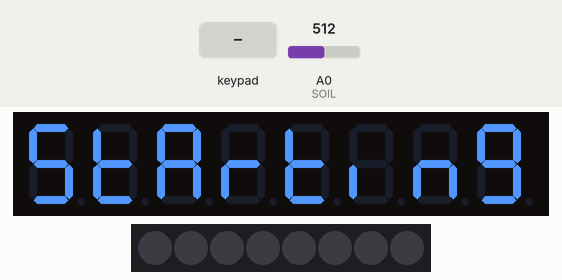
The sketch below on a simulated Arduino Uno, built with avr-gcc and run on an emulated ATmega328P. Parts: 8-digit seven-segment display, 8 RGB LEDs in strip order, left to right. The inputs (shaded band) are chosen by the test bench; at power-on: A0 (SOIL) = 512.

Above: at 2.4 s.
2.5 s: keypad keys 2 5 pressed 0.4 s apart
At 3.8 s:
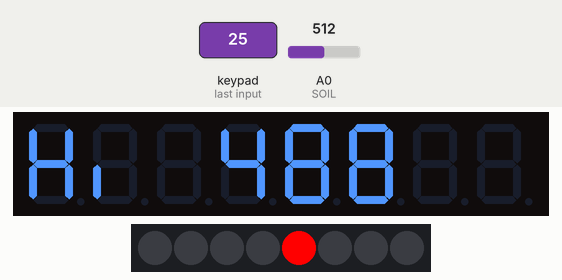
4.8 s: key '4' pressed
At 6.0 s:
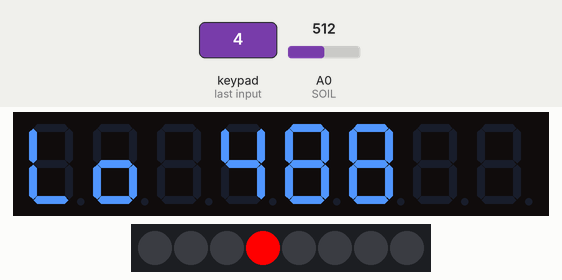
6.3 s: A0 (SOIL) set to 983
At 7.6 s:
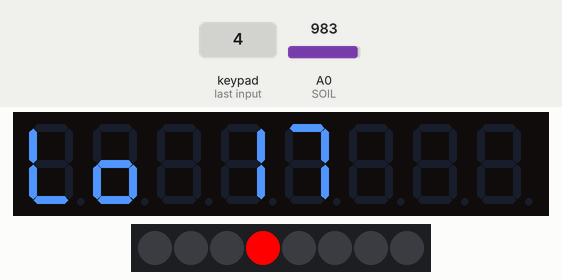
7.9 s: A0 (SOIL) set to 1011
At 9.2 s:
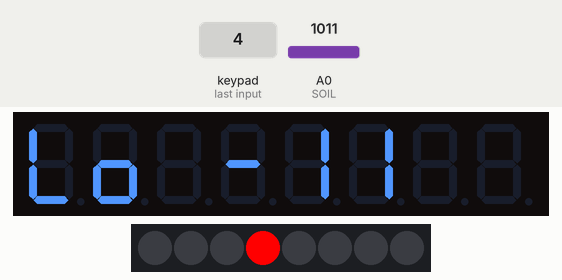
9.5 s: key '1' pressed
At 10.2 s:
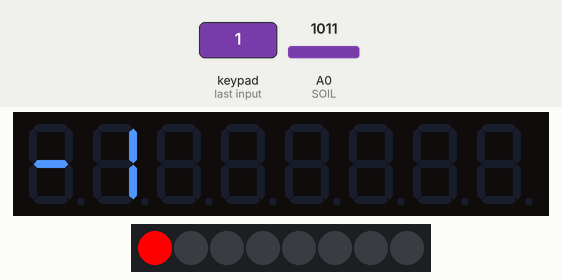
11.0 s: key '8' pressed
At 12.4 s:
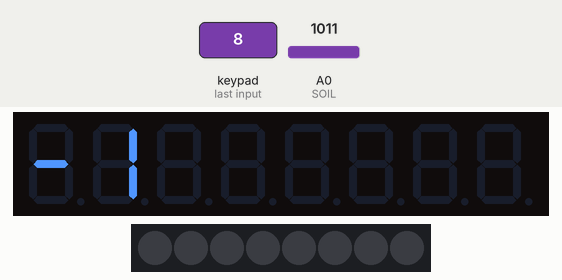
Timing chart, 0 to 14.0 s (numbered marks = the images above; inputs shaded):
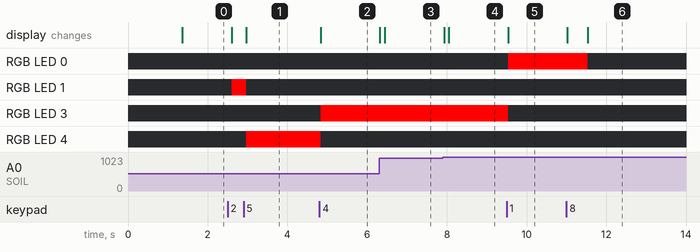

The sketch:

autoWater.ino
```cpp
// TM1638lite - Version: Latest
#include <TM1638lite.h>
#define SOIL A0 //connected to moisture reader
#define STROBE 7
#define CLOCK 9
#define DATA 8
TM1638lite tm(STROBE, CLOCK, DATA); //(strobe, clock, data)

int readings = 1000; //number of reading to take for average
uint8_t memButtons = 0; //buttons pressed
float plotTime = 600000; //milliseconds between plots
float lastPlot = 0; //when last plot recorded
int minMoist; //minimum moisture
int maxMoist; //max moisture
int averageMoisture; // average Moisture
byte brightness = 0x7; //brightness and enable = 1111

void setup() {
  pinMode(SOIL, INPUT);
  Serial.begin(57600);
  tm.displayText("Starting");
  delay(1000);
  minMoist = getAverageMoisture();
  maxMoist = getAverageMoisture();
}

int getAverageMoisture() {
  float totalread = 0;
  for (int i = 0; i < readings; i++) {
    totalread += getRealMoisture();
  }
 return(totalread / (readings));
}

int getRealMoisture() {
  return(1000-analogRead(SOIL));
}

void lightLEDs(uint8_t button) {
  for (uint8_t i = 0; i < 8; i++) {
    tm.setLED(i, button & 1);
    button = button >> 1;
  }
}

void showPlot() {
  if (millis() > (lastPlot + plotTime)) {
    lastPlot = millis();
    Serial.println(String(averageMoisture/10));
  }
}

void buttonPressed() {
  if (memButtons == 1) {
    tm.displayText(String(averageMoisture/10)); //1 - display average 1-10
  }
  if (memButtons == 2) {
    tm.displayText(String(averageMoisture)); //2 - average data full reading
  }
  if (memButtons == 4) {
    tm.displayText(String(getRealMoisture())); //3 - full reading live data
  }
  if (memButtons == 8) {
    tm.displayText("Lo " + String(minMoist)); //4 - Min level
  }
  if (memButtons == 16) {
    tm.displayText("Hi " + String(maxMoist)); //5 - Max level
  }
  if (memButtons == 32) {     //6th button

  }
  if (memButtons == 64) {   //7th

  }
  if (memButtons == 128) {   //8th - brightness/blank display
    if (brightness == 0) {
      tm.displayText("off...");
      delay(2000);
      brightness = 0x7;
      tm.reset();
      memButtons = 0;
    } else {
      brightness--;
      tm.sendCommand(0x88 | brightness);
      delay(500);
      memButtons = 0;
    }
  }
}

void loop() {
  averageMoisture = getAverageMoisture();
  if (minMoist > averageMoisture) { minMoist = averageMoisture; }
  if (maxMoist < averageMoisture) { maxMoist = averageMoisture; }
  uint8_t buttons = tm.readButtons();
  if (buttons > 0) { memButtons = buttons; }
  buttonPressed();
  lightLEDs(memButtons);
  showPlot();
}
```

Measured:
- the behaviour switches between 1000 and 1001 on A0 (SOIL) (found by bisection; images 3 and 4)
- after the input at 2.5 s, RGB LED 1: off → RGB(255, 0, 0) after 0.10 s, → off 0.37 s later; RGB LED 4: off → RGB(255, 0, 0) after 0.47 s; the display: first changes after 0.10 s (image 1 shows a later state)
- after the input at 4.8 s, RGB LED 3: off → RGB(255, 0, 0) at once; RGB LED 4: RGB(255, 0, 0) → off at once; the display: changes at once (image 2)
- after the input at 6.3 s, the display: first changes at once (image 3 shows a later state)
- after the input at 7.9 s, the display: first changes at once (image 4 shows a later state)
- after the input at 9.5 s, RGB LED 0: off → RGB(255, 0, 0) at once; RGB LED 3: RGB(255, 0, 0) → off at once; the display: changes at once (image 5)
- after the input at 11.0 s, RGB LED 0: RGB(255, 0, 0) → off after 0.53 s
